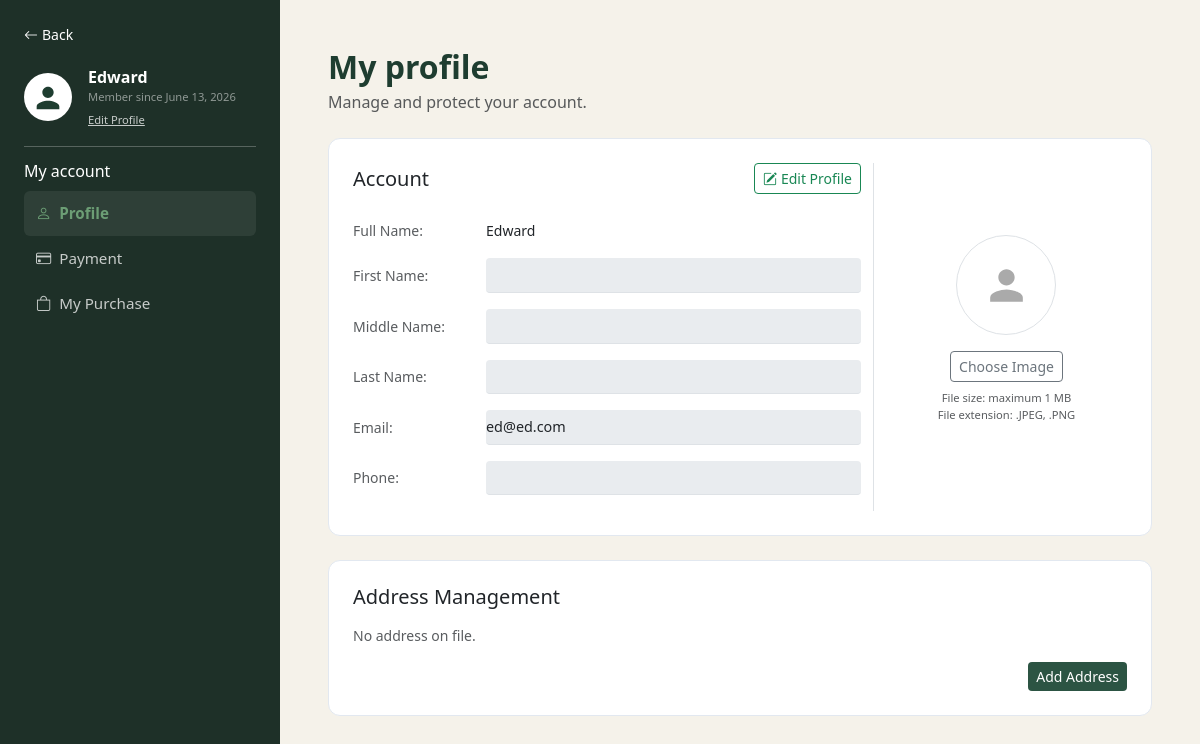
Before: /profile.php (signed in) with the older database file.
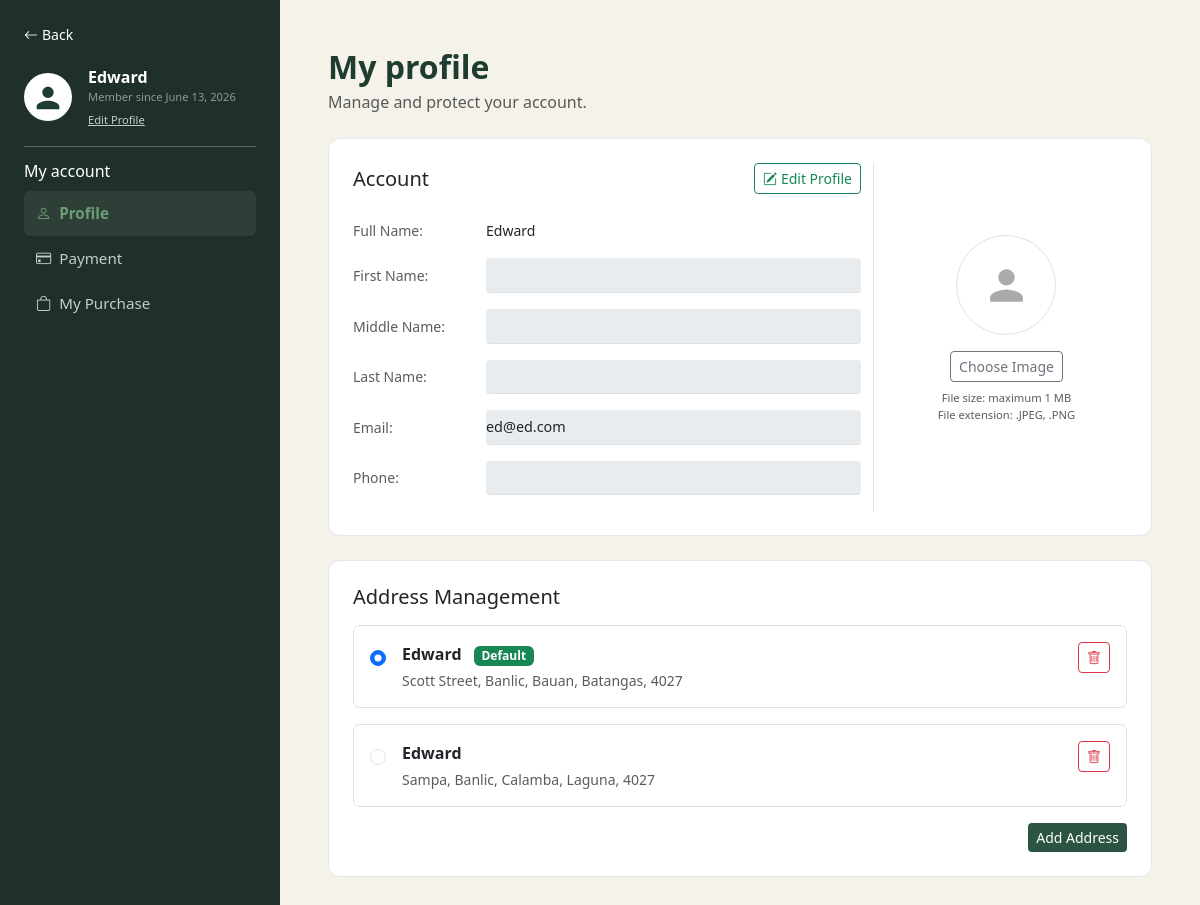
After: the same page with the newer database file.
### tables this page shows
CREATE TABLE `addresses` (
  `id` int(11) NOT NULL,
  `user_id` int(11) NOT NULL,
  `address_type` enum('shipping','billing') DEFAULT 'shipping',
  `address_label` varchar(50) DEFAULT NULL,
  `street_address` varchar(255) NOT NULL,
  `region` varchar(100) NOT NULL DEFAULT '',
  `city` varchar(100) NOT NULL DEFAULT '',
  `barangay` varchar(100) NOT NULL,
  `postal_code` varchar(10) NOT NULL,
  `landmark` varchar(255) DEFAULT NULL,
  `is_default_shipping` tinyint(1) DEFAULT 0,
  `is_default_billing` tinyint(1) DEFAULT 0,
  `created_at` timestamp NOT NULL DEFAULT current_timestamp(),
  `updated_at` timestamp NOT NULL DEFAULT current_timestamp() ON UPDATE current_timestamp()
);

CREATE TABLE `users` (
  `id` int(11) NOT NULL,
  `name` varchar(100) NOT NULL,
  `first_name` varchar(120) DEFAULT NULL,
  `middle_name` varchar(120) DEFAULT NULL,
  `last_name` varchar(120) DEFAULT NULL,
  `email` varchar(100) NOT NULL,
  `phone_num` int(11) DEFAULT NULL,
  `password` varchar(255) NOT NULL,
  `role` enum('user','admin') DEFAULT 'user',
  `created_at` timestamp NOT NULL DEFAULT current_timestamp()
);

### profile.php (the view, shortened to what the changed rows need)
<?php
$database = new Database();
$conn = $database->getConnection();
$user_id = $_COOKIE['user_id'] ?? $_SESSION['user_id'];
$stmt = $conn->prepare("SELECT * FROM users WHERE id = ?");
$stmt->bind_param("i", $user_id);
$stmt->execute();
$user = $stmt->get_result()->fetch_assoc();
function loadAddresses($conn, $user_id)
{
    $addresses = [];
    $addrStmt = $conn->prepare("SELECT * FROM addresses WHERE user_id = ? ORDER BY is_default_shipping DESC, id DESC, created_at DESC");
    if ($addrStmt) {
        $addrStmt->bind_param("i", $user_id);
        $addrStmt->execute();
        $result = $addrStmt->get_result();
        while ($row = $result->fetch_assoc()) {
            $addresses[] = $row;
        }
    }
    return $addresses;
}
$addresses = loadAddresses($conn, $user_id);
?>
<!DOCTYPE html>
<html lang="en">
<head>
    <link href="https://cdn.jsdelivr.net/npm/bootstrap@5.3.3/dist/css/bootstrap.min.css" rel="stylesheet">
    <link href="https://cdn.jsdelivr.net/npm/bootstrap-icons@1.11.3/font/bootstrap-icons.min.css" rel="stylesheet">
    <link rel="stylesheet" href="styles/profile.css">
</head>
<body>
    <div class="d-flex">
        <main class="flex-grow-1 p-5">
            <div class="content-header mb-4">
                <h2 class="fw-bold mb-1">My profile</h2>
            </div>
            <section id="profile-panel" class="content-panel">
                <div class="card p-4">
                    <h5 class="fw-medium mb-3">Address Management</h5>
                    <?php if (empty($addresses)): ?>
                        <p class="text-muted small mb-3">No address on file.</p>
                    <?php else: ?>
                        <div class="d-grid gap-3 mb-3">
                            <?php foreach ($addresses as $addr): ?>
                                <div class="border rounded p-3 bg-white">
                                    <div class="d-flex justify-content-between align-items-start gap-3 flex-wrap">
                                        <div class="d-flex align-items-start gap-3">
                                            <div class="pt-1">
                                                <form method="post" class="m-0 auto-submit-form">
                                                    <input type="radio" name="is_default_shipping"
                                                        class="form-check-input address-radio-click"
                                                        value="<?= (int) $addr['id'] ?>" <?= (int) $addr['is_default_shipping'] === 1 ? 'checked' : '' ?>>
                                                </form>
                                            </div>
                                            <div>
                                                <div class="fw-semibold mb-1">
                                                    <?= htmlspecialchars($user['name'] ?? '') ?>
                                                    <?php if ((int) $addr['is_default_shipping'] === 1): ?>
                                                        <span class="badge bg-success ms-2">Default</span>
                                                    <?php endif; ?>
                                                </div>
                                                <div class="text-muted small">
                                                    <?= htmlspecialchars(trim(($addr['street_address'] ?? '') . ', ' . ($addr['barangay'] ?? '') . ', ' . ($addr['city'] ?? '') . ', ' . ($addr['region'] ?? '') . ', ' . ($addr['postal_code'] ?? ''), ', ')) ?>
                                                </div>
                                            </div>
                                        </div>
                                        <div class="d-flex gap-2 justify-content-end align-items-center">
                                            <form method="post" class="m-0"
                                                onsubmit="return confirm('Are you sure you want to delete this address?');">
                                                <button type="submit" class="btn btn-outline-danger btn-sm"><i
                                                        class="bi bi-trash"></i></button>
                                            </form>
                                        </div>
                                    </div>
                                </div>
                            <?php endforeach; ?>
                        </div>
                    <?php endif; ?>
                    <div class="d-flex gap-2 justify-content-end flex-wrap">
                        <button class="btn btn-farm btn-sm" id="showAddAddress" type="button">Add Address</button>
                    </div>
                </div>
            </section>
        </main>
    </div>
</body>
</html>

Changed rows visible on the page:
added addresses: is_default_shipping "☑", user.name "Edward", shows "Default", street_address+barangay+city "Scott Street, Banlic, Bauan, Batangas, 4027"
added addresses: user.name "Edward", street_address+barangay+city "Sampa, Banlic, Calamba, Laguna, 4027"
Other visible differences:
text no longer shown: "No address on file."
